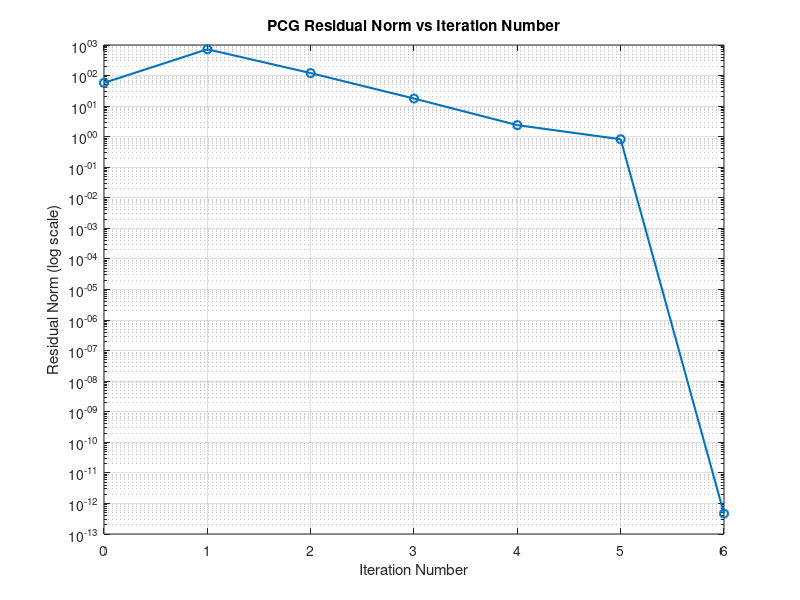

MATLAB code to generate this figure:
clc;
clear;
function [x, resvec, iter] = mypcg(A, b, tol, maxit, L)

    % Initialization
    n = length(b);
    x = zeros(n, 1);                 
    r = b - A * x;                   
    M_inv_r = L \ (L' \ r);          
    p = M_inv_r;                     
    rho_old = r' * M_inv_r;         

    resvec = zeros(maxit + 1, 1);    
    resvec(1) = norm(r);             
    iter = 0;

    %  PCG loop
    while norm(r) > tol * norm(b) && iter < maxit
        iter = iter + 1;

        z = A * p;
        alpha = rho_old / (p' * z);
        x = x + alpha * p;
        r = r - alpha * z;
        M_inv_r_new = L \ (L' \ r);
        rho_new = r' * M_inv_r_new;
        beta = rho_new / rho_old;
        p = M_inv_r_new + beta * p;
        rho_old = rho_new;
        resvec(iter + 1) = norm(r); 
    end

    resvec = resvec(1:iter + 1);
end
% Parameters
n = 1e4; % Matrix size
tol = 1e-8; % Convergence tolerance
maxit = 50; % Maximum number of iterations

A1 = diag([200*(1:5), ones(1, n-5)]);
b = rand(n, 1);
M = eye(n);
[x_mypcg, resvec, iter] = mypcg(A1, b, tol, maxit, M);
fprintf('PCG completed in %d iterations.\n', iter);

semilogy(0:iter, resvec, 'o-', 'LineWidth', 1.5);
xlabel('Iteration Number');
ylabel('Residual Norm (log scale)');
title('PCG Residual Norm vs Iteration Number');
grid on;





